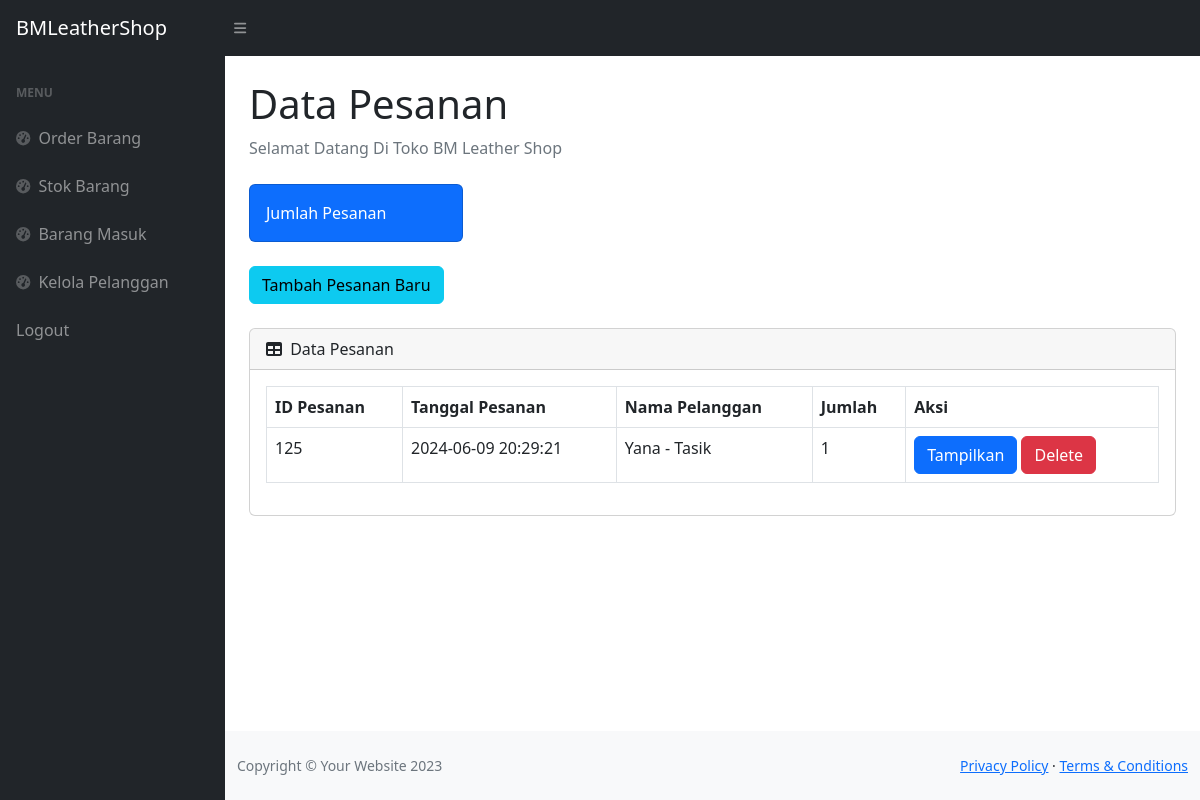
The app's page /index.php (signed in) with its own data.
### tables this page shows
CREATE TABLE `pesanan` (
  `IDPesanan` int(11) NOT NULL,
  `IDPelanggan` int(11) DEFAULT NULL,
  `TanggalPesanan` timestamp NULL DEFAULT current_timestamp()
);

CREATE TABLE `pelanggan` (
  `IDPelanggan` int(11) NOT NULL,
  `NamaPelanggan` varchar(100) DEFAULT NULL,
  `Notelp` varchar(15) DEFAULT NULL,
  `Alamat` varchar(100) DEFAULT NULL
);

### index.PHP (the view, shortened to what this page needs)
<?php
require 'ceklogin.php';
?>
<!DOCTYPE html>
<html lang="en">
<head>
    <link href="https://cdn.jsdelivr.net/npm/simple-datatables@7.1.2/dist/style.min.css" rel="stylesheet" />
    <link href="css/styles.css" rel="stylesheet" />
</head>
<body class="sb-nav-fixed">
    <nav class="sb-topnav navbar navbar-expand navbar-dark bg-dark">
        <a class="navbar-brand ps-3" href="index.php">BMLeatherShop</a>
        <button class="btn btn-link btn-sm order-1 order-lg-0 me-4 me-lg-0" id="sidebarToggle" href="#!"><i class="fas fa-bars"></i></button>
    </nav>
    <div id="layoutSidenav">
        <div id="layoutSidenav_nav">
            <nav class="sb-sidenav accordion sb-sidenav-dark" id="sidenavAccordion">
                <div class="sb-sidenav-menu">
                    <div class="nav">
                        <div class="sb-sidenav-menu-heading">Menu</div>
                        <a class="nav-link" href="index.php">
                            <div class="sb-nav-link-icon"><i class="fas fa-tachometer-alt"></i></div>
                            Order Barang
                        </a>
                        <a class="nav-link" href="stock.php">
                            <div class="sb-nav-link-icon"><i class="fas fa-tachometer-alt"></i></div>
                            Stok Barang
                        </a>
                        <a class="nav-link" href="masuk.php">
                            <div class="sb-nav-link-icon"><i class="fas fa-tachometer-alt"></i></div>
                            Barang Masuk
                        </a>
                        <a class="nav-link" href="pelanggan.php">
                            <div class="sb-nav-link-icon"><i class="fas fa-tachometer-alt"></i></div>
                            Kelola Pelanggan
                        </a>
                        <a class="nav-link" href="logout.php">
                            Logout
                        </a>
                    </div>
                </div>
            </nav>
        </div>
        <div id="layoutSidenav_content">
            <main>
                <div class="container-fluid px-4">
                    <h1 class="mt-4">Data Pesanan</h1>
                    <ol class="breadcrumb mb-4">
                        <li class="breadcrumb-item active">Selamat Datang Di Toko BM Leather Shop</li>
                    </ol>
                    <div class="row">
                        <div class="col-xl-3 col-md-6">
                            <div class="card bg-primary text-white mb-4">
                                <div class="card-body">Jumlah Pesanan </div>
                            </div>
                        </div>
                    </div>
                    <button type="button" class="btn btn-info mb-4" data-bs-toggle="modal" data-bs-target="#myModal">
                        Tambah Pesanan Baru
                    </button>
                    <div class="card mb-4">
                        <div class="card-header">
                            <i class="fas fa-table me-1"></i>
                            Data Pesanan
                        </div>
                        <div class="card-body">
                            <div class="table-responsive">
                                <table class="table table-bordered" id="dataTable" width="100%" cellspacing="0">
                                    <thead>
                                        <tr>
                                            <th>ID Pesanan</th>
                                            <th>Tanggal Pesanan</th>
                                            <th>Nama Pelanggan</th>
                                            <th>Jumlah</th>
                                            <th>Aksi</th>
                                        </tr>
                                    </thead>
                                    <tbody>
                                    <?php
                                            $get = mysqli_query($c, "SELECT * FROM pesanan p, pelanggan pl WHERE p.IDPelanggan=pl.IDPelanggan");
                                            while ($p = mysqli_fetch_array($get)) {
                                                $IDPesanan = $p['IDPesanan'];
                                                $TanggalPesanan = $p['TanggalPesanan'];
                                                $NamaPelanggan = $p['NamaPelanggan'];
                                                $Alamat = $p['Alamat'];
                                                $hitungjumlah = mysqli_query($c, "SELECT * FROM detailpesanan WHERE IDPesanan='$IDPesanan'");
                                                $jumlah = mysqli_num_rows($hitungjumlah);
                                                ?>
                                                <tr>
                                                    <td><?= $IDPesanan; ?></td>
                                                    <td><?= $TanggalPesanan; ?></td>
                                                    <td><?= $NamaPelanggan; ?> - <?= $Alamat; ?></td>
                                                    <td><?= $jumlah; ?></td>
                                                    <td>
                                                        <a href="view.php?idp=<?= $IDPesanan; ?>" class="btn btn-primary" target="_blank">Tampilkan</a>
                                                        <button type="button" class="btn btn-danger" data-bs-toggle="modal" data-bs-target="#delete<?=$IDPesanan;?>">
                                                            Delete
                                                        </button>
                                                    </td>
                                                </tr>
                                            <?php
                                            }
                                            ?>
                                    </tbody>
                                </table>
                            </div>
                        </div>
                    </div>
                </div>
            </main>
            <footer class="py-4 bg-light mt-auto">
                <div class="container-fluid">
                    <div class="d-flex align-items-center justify-content-between small">
                        <div class="text-muted">Copyright &copy; Your Website 2023</div>
                        <div>
                            <a href="#">Privacy Policy</a>
                            &middot;
                            <a href="#">Terms &amp; Conditions</a>
                        </div>
                    </div>
                </div>
            </footer>
        </div>
    </div>
</body>
</html>

### records on screen
pesanan: IDPesanan "125", TanggalPesanan "2024-06-09 20:29:21", IDPelanggan.NamaPelanggan "Yana", IDPelanggan.Alamat "Tasik", jumlah "1"
